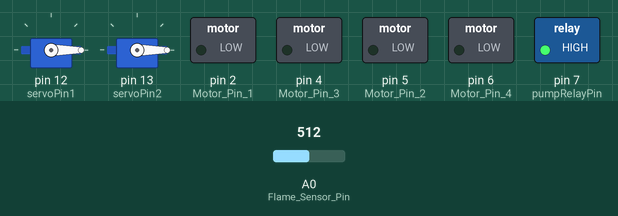
Bench run of a sketch on a simulated Arduino Uno, built with avr-gcc and run on an emulated ATmega328P. On the bench: 2 × servo, switched loads named in the sketch (green lamp = pin HIGH). The inputs (shaded band) are chosen by the test bench; at power-on: A0 (Flame_Sensor_Pin) = 512.

Above: at 2.3 s.
2.4 s: A0 (Flame_Sensor_Pin) set to 483
At 3.0 s:
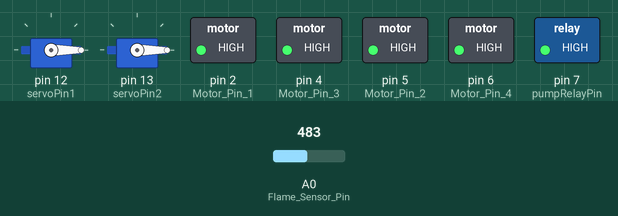
5.4 s: A0 (Flame_Sensor_Pin) set to 510
At 8.28 s:
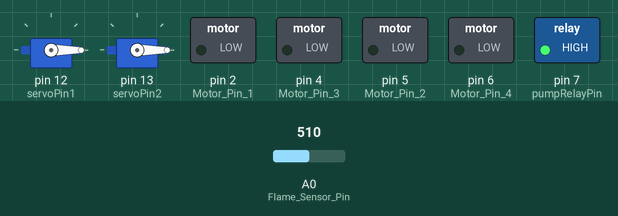
8.4 s: A0 (Flame_Sensor_Pin) set to 490
At 11.7 s:
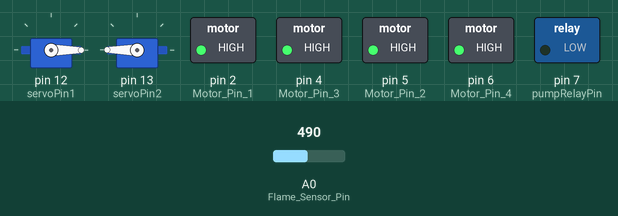
Timing chart, 0 to 17.4 s (numbered marks = the images above; inputs shaded):
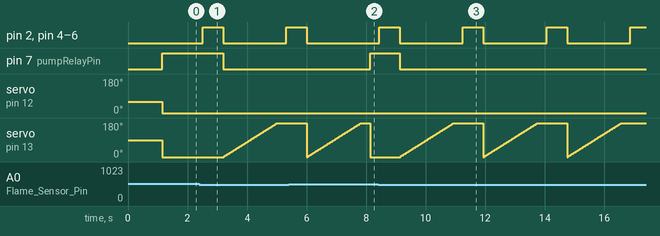

The sketch:

PrototypeFireCAR_0.2.ino
```cpp
#define Flame_Sensor_Pin A0
#define Motor_Pin_3 4
#define Motor_Pin_1 2
#define Motor_Pin_4 6
#define Motor_Pin_2 5
#define threshold 500
#define pumpRelayPin 7
///////////////
#define servoPin1 12 // Servo 1 pin
#define servoPin2 13 // Servo 2 pin

#include <Servo.h> // Include the Servo library
int direction = 1;

Servo servo1; // Create servo object to control a servo
Servo servo2; // Create servo object to control a servo

void setup() {
  Serial.begin(9600);
  pinMode(Motor_Pin_1, OUTPUT);
  pinMode(Motor_Pin_2, OUTPUT);
  pinMode(Motor_Pin_3, OUTPUT);
  pinMode(Motor_Pin_4, OUTPUT);
  pinMode(pumpRelayPin, OUTPUT);
  servo1.attach(servoPin1); //Attach servo1 to pin 12
  servo2.attach(servoPin2); //Attach servo2 to pin 13
   //////
  servo1.write(60);
  delay(1150);
}

void loop() {
  int sensorValue = analogRead(Flame_Sensor_Pin);

  if (sensorValue > threshold) {
    stopMotors();
    activatePump();
    //Example:  Move servos to a specific position when flame is detected
    servo1.write(0); //Example position for servo1
    servo2.write(0);  //Example position for servo2
  } else {
    moveForward(30);
    delay(690);
    stopMotors();
    stopMotors();
    deactivatePump();
    //Example: Move servos to a different position when no flame is detected
    servo1.write(0);  //Example position for servo1
    servo211();
    delay(150);
  }
  delay(150);
}

void moveForward(int speed) {
  digitalWrite(Motor_Pin_3, HIGH);
  digitalWrite(Motor_Pin_1, HIGH);
  digitalWrite(Motor_Pin_4, HIGH);
  digitalWrite(Motor_Pin_2, HIGH);
}

void stopMotors() {
  digitalWrite(Motor_Pin_3, LOW);
  digitalWrite(Motor_Pin_1, LOW);
  digitalWrite(Motor_Pin_4, LOW);
  digitalWrite(Motor_Pin_2, LOW);
}

void activatePump() {
  digitalWrite(pumpRelayPin, HIGH);
}

void deactivatePump() {
  digitalWrite(pumpRelayPin, LOW);
}

void servo211(){
  for (int position = 0; position <= 180; position++) {
      servo2.write(position);
      if (position == 180) direction = 0;
      delay(10);
    }
}
```

Measured:
- the behaviour switches between 501 and 500 on A0 (Flame_Sensor_Pin) (found by bisection; images 0 and 1)
- after the input at 2.4 s, pin 2 (Motor_Pin_1), pin 4 (Motor_Pin_3), pin 5 (Motor_Pin_2), pin 6 (Motor_Pin_4): LOW → HIGH after 0.10 s, → LOW 0.69 s later, → HIGH 2.1 s later; pin 7 (pumpRelayPin): HIGH → LOW after 0.79 s; servo on pin 13 (servoPin2): moves from 0° to 180° over 1.8 s, starting after 0.81 s
- after the input at 5.4 s, pin 7 (pumpRelayPin): LOW → HIGH after 2.7 s
- after the input at 8.4 s, pin 2 (Motor_Pin_1), pin 4 (Motor_Pin_3), pin 5 (Motor_Pin_2), pin 6 (Motor_Pin_4): alternates HIGH for 0.69 s and LOW for 2.1 s, starting at once; pin 7 (pumpRelayPin): HIGH → LOW after 0.72 s; servo on pin 13 (servoPin2): ramps from 0° to 180° and jumps back, once every 2.8 s
